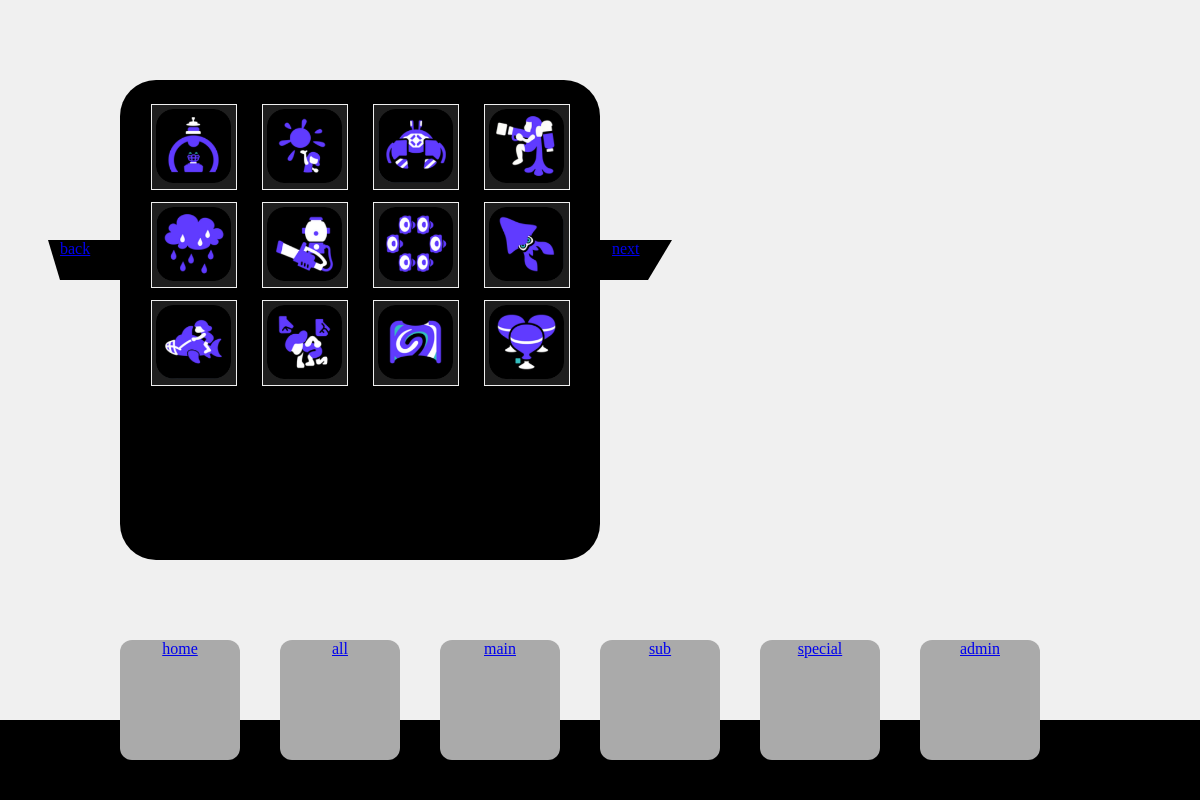
Page /special/1 on the committed database.
### tables this page shows
CREATE TABLE SpecialWeapon (SpecialWeaponID INTEGER PRIMARY KEY AUTOINCREMENT, SpecialWeaponName TEXT, Damage INTEGER, NumberOfAttacks INTEGER, Duration INTEGER);

### app.py (the view)
@app.route("/special/<int:page>")
def special(page):
    weapon_amount = 12
    offset = (page-1)*weapon_amount
    weapon = connect_database("SELECT * FROM SpecialWeapon LIMIT ? OFFSET ?", (weapon_amount, offset))
    return render_template("special.html", weapon=weapon, page=page)

### app.py (called while the page is built)
def connect_database(query, id=None):
    conn = sqlite3.connect(DB)
    cursor = conn.cursor()
    if id:
        cursor.execute(query, id)
    else:
        cursor.execute(query)
    results = cursor.fetchall()
    conn.close()
    return results

### templates/special.html
{% extends "layout.html" %}
{% block content %}
<div class="weapon_grid_background">
    <div class="weapon_grid">
        {% for weapon in weapon %}
        <div class="all_weapon">
            <img src="/static/special_weapon/{{weapon[0]}}.png" alt="{{weapon[1]}}" class="main_image">
        </div>
        {% endfor %}
    </div>
    <div class="back_button"><a href="/special/{{page-1}}">back</a></div>
    <div class="next_button"><a href="/special/{{page+1}}">next</a></div>
</div>
{% endblock %}

### Static/style.css (style rules this page uses)
html { font-family: splatoon; color: gray; }
body { background-color: #f0f0f0; }
.weapon_grid_background { border-radius: 3vw; background-color: rgb(0, 0, 0); position: fixed; left: 10vw; top: 10vh; width: 40vw; min-height: 60vh; height: fit-content; }
.weapon_grid { display: grid; grid-template-columns: repeat(4, 1fr); padding: 2vw; row-gap: 1vw; column-gap: 1vw; justify-items: center; }
.all_weapon { text-align: center; border: 1px solid #f0f0f0; background-color: rgb(30, 30, 30); width: 7vw; height: 7vw; }
.main_image { position: relative; width: 6.2vw; height: 6.2vw; top: 0.5vh; }
.back_button { position: fixed; top: 30vh; left: 4vw; height: 5vh; width: 5vw; padding-left: 1vw; background-color: black; clip-path: polygon(1vw 100%,0 0,100% 0,100% 100%); }
.next_button { position: fixed; top: 30vh; right: 44vw; height: 5vh; width: 5vw; padding-left: 1vw; background-color: black; clip-path: polygon(0 0, 100% 0, 4vw 100%, 0% 100%); }

### rows in the picture
SpecialWeapon: shows a picture
SpecialWeapon: shows a picture
SpecialWeapon: shows a picture
SpecialWeapon: shows a picture
SpecialWeapon: shows a picture
SpecialWeapon: shows a picture
SpecialWeapon: shows a picture
SpecialWeapon: shows a picture
SpecialWeapon: shows a picture
SpecialWeapon: shows a picture
SpecialWeapon: shows a picture
SpecialWeapon: shows a picture
